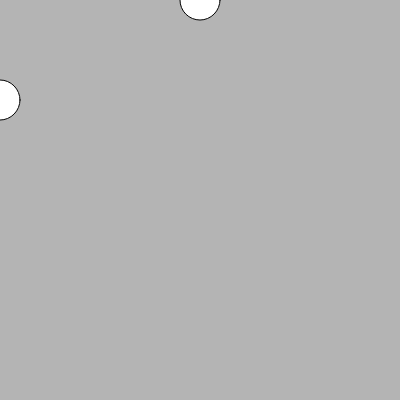
Frame 1 (no input)
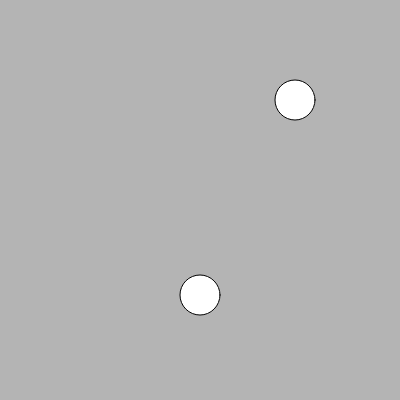
Frame 60 (no input)
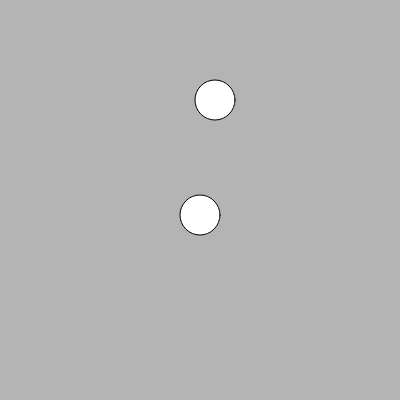
Frame 120 (the mouse pressed at the canvas centre since frame 60)

The p5.js sketch that drew these frames (run headless with seeded random() and noise() and a simulated clock; from frame 60 on, the mouse is pressed at the canvas centre):

// p5.js sketch
// ── sketch.js
let x =0;
let y=0;
let velocidad = 5;
let r=20;
function setup() {
  createCanvas(400, 400);
  
 
 
 
}
 
function draw() {
  background(180);
  frameRate(900);
   circle(200,y, 40);
   circle(x, 100, 40);
   y+=velocidad;
   x+=velocidad;
    if(x>400 || x<0){
      if(y> 200 || y<0){
      
      

    velocidad=-velocidad;
   }
   //x+=3
 
 
}}
